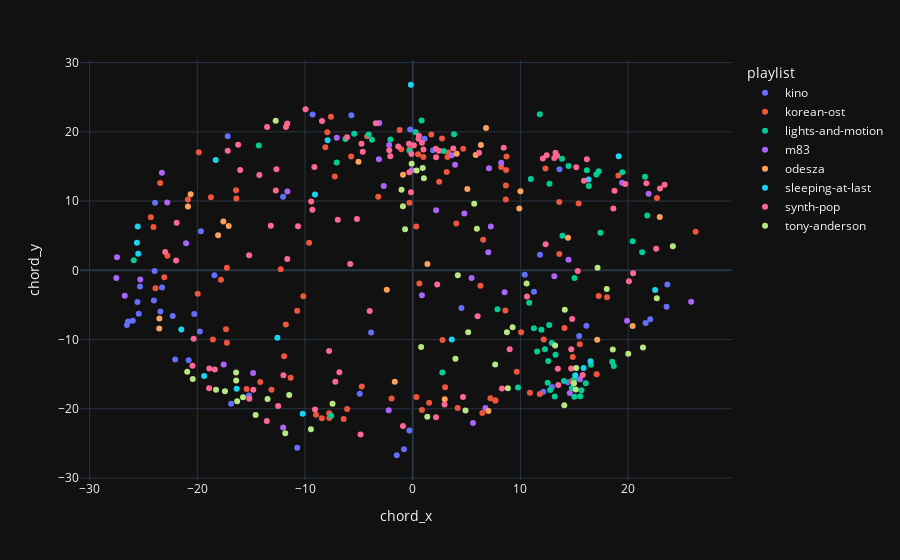

Notebook code for this chart:
### Markdown cell above
## Chord Trajectory

Here, clustering is much stronger. There are much lesser chords to choose from in this implementation of the chord trajectory.

### Code cell
px.scatter(dataset, x='chord_x', y='chord_y', color='playlist', hover_data=config.metadata_columns)

### Figure 1 — Plotly figure (JSON) as saved in the notebook; plotly's stock layout.template omitted (floating-point values rounded to 4 significant figures; data arrays with more than 128 entries replaced by an {"elided": "..."} marker saying what was removed)
{"data": [{"customdata": {"elided": "47x3 str values"}, "hovertemplate": "playlist=%{customdata[2]}<br>chord_x=%{x}<br>chord_y=%{y}<br>song_name=%{customdata[0]}<br>artist=%{customdata[1]}<extra></extra>", "legendgroup": "kino", "marker": {"color": "#636efa", "symbol": "circle"}, "mode": "markers", "name": "kino", "orientation": "v", "showlegend": true, "x": [-4.921, 4.521, -23.96, 23.64, -9.3, -22.06, -23.92, -24.03, -0.237, -3.867, -25.56, -25.43, -20.28, 10.4, 15.45, -25.99, -23.27, -1.484, 1.879, 22.05, 21.63, -19.67, -16.86, 11.26, -26.43, 11.82, -25.32, -18.41, 12.93, 16.12, 13.62, 23.57, -10.73, -5.694, -17.18, -15.21, -26.54, -0.8104, 1.1, -23.43, 14.41, -20.8, -19.77, -0.3124, 12.13, -22.28, -12.04], "xaxis": "x", "y": [-17.84, -5.46, -0.09013, -2.059, 22.48, -12.89, 9.761, -4.343, 20.32, -8.994, -4.56, -6.268, -6.318, -0.6436, -9.503, -7.294, -2.467, -26.71, 17.33, -7.083, -7.611, 5.655, -19.26, -3.097, -7.378, 2.242, -2.322, -0.7245, -16.86, -8.007, 14.6, -5.247, -25.61, 22.4, 19.34, -18.08, -7.886, -25.83, 18.98, -5.936, -16.15, -13.01, -8.825, -23.13, -17.54, -6.598, 10.63], "yaxis": "y", "type": "scatter"}, {"customdata": {"elided": "95x3 str values"}, "hovertemplate": "playlist=%{customdata[2]}<br>chord_x=%{x}<br>chord_y=%{y}<br>song_name=%{customdata[0]}<br>artist=%{customdata[1]}<extra></extra>", "legendgroup": "korean-ost", "marker": {"color": "#EF553B", "symbol": "circle"}, "mode": "markers", "name": "korean-ost", "orientation": "v", "showlegend": true, "x": [-1.966, -24.07, 0.5023, 7.67, 7.67, 9.657, -4.231, -15.43, 8.213, -9.621, 3.227, -7.753, -11.94, -23.88, -6.412, 0.8534, -16.38, -17.26, 1.524, -10.16, 2.455, 6.462, 8.665, 7.214, -20.88, -4.734, -7.238, -22.77, 0.9878, 11.8, -10.73, 17.27, 10.06, 4.169, -18.55, -19.86, 0.3201, 8.703, 8.647, 6.538, 4.686, 4.039, 14.78, 18.04, -11.78, -11.34, 14.09, 13.6, 0.618, 3.003, -16.41, 2.765, 8.603, -8.112, -12.26, 0.3415, -17.34, -7.591, -18.74, -1.217, 1.717, -5.718, -23.45, 14.86, 15.51, 13.61, -17.25, 10.88, 12.16, 3.318, 19.09, -24.32, -8.442, -7.928, 6.286, -0.3084, 12.32, -13.11, -14.16, 22.68, -0.2819, -19.96, -3.205, 26.27, 17.08, 3.152, -17.81, -1.057, 2.715, -6.092, -8.978, -23.06, -7.75, 8.636, 15.4], "xaxis": "x", "y": [-18.51, 6.255, 16.78, -18.82, -18.82, -14.65, 19.35, -17.14, 14.91, 3.992, 16.35, -20.64, -12.41, -2.581, -21.46, -20.16, 10.36, -10.47, -19.11, -3.752, 12.81, -20.61, 14.49, -18.48, 10.23, -16.79, 13.53, 2.118, 16.35, -17.85, -5.846, -3.713, -8.943, -19.87, -10.0, 17.04, 6.314, 16.44, 12.23, 4.419, 17.57, 6.759, -15.99, -3.906, -7.826, -15.52, -8.336, 9.879, -1.892, -16.89, 11.55, -10.07, -5.796, 17.79, 0.1675, -18.3, -8.508, 22.18, 10.56, 20.27, 19.6, 16.43, 12.62, -12.52, -10.68, 2.354, 0.3616, -17.7, -9.997, 17.02, 13.68, 7.647, -21.38, 19.95, -2.216, 9.763, 14.7, -17.26, -16.12, 10.46, 17.45, -3.382, 10.63, 5.554, -15.0, 14.18, -1.351, 17.5, 19.02, -20.03, -20.86, -1.009, -21.33, 10.23, 9.646], "yaxis": "y", "type": "scatter"}, {"customdata": {"elided": "56x3 str values"}, "hovertemplate": "playlist=%{customdata[2]}<br>chord_x=%{x}<br>chord_y=%{y}<br>song_name=%{customdata[0]}<br>artist=%{customdata[1]}<extra></extra>", "legendgroup": "lights-and-motion", "marker": {"color": "#00cc96", "symbol": "circle"}, "mode": "markers", "name": "lights-and-motion", "orientation": "v", "showlegend": true, "x": [16.55, 16.07, 14.46, 12.75, 15.02, 7.867, -6.248, 16.35, 0.2585, 18.66, 9.776, 12.67, -0.2887, 12.52, 11.25, 13.86, 14.04, 20.41, 19.46, 17.05, 12.69, 14.77, 11.55, 12.58, -5.435, -25.9, -7.06, 10.96, 15.66, 15.01, 10.81, -3.786, -14.29, 11.95, 13.9, 0.8186, 2.879, 14.99, 16.16, -2.074, 13.26, 21.3, 17.42, 21.77, 13.18, 12.91, 12.27, 18.52, -4.083, 3.83, 21.56, 15.56, 2.749, -7.576, 17.27, 11.79], "xaxis": "x", "y": [-13.64, -16.3, 15.07, -17.27, -1.127, -5.61, 18.96, 12.19, 19.96, -13.81, -16.94, -7.905, 17.28, -16.25, -8.356, 16.1, -15.97, 4.187, 14.16, 13.82, 12.51, -16.98, -11.73, -13.09, 19.73, 1.445, 15.57, 13.19, -17.32, -18.25, -4.688, 18.86, 18.03, -8.59, 4.991, 21.63, 17.22, -15.78, 14.46, 18.89, -12.21, 2.625, 5.416, 7.928, -18.24, -10.48, -11.42, -13.22, 19.6, 19.66, 13.51, -18.19, -14.78, -21.0, 14.3, 22.55], "yaxis": "y", "type": "scatter"}, {"customdata": [["Another Wave from You", "M83", "m83"], ["Claudia Lewis", "M83", "m83"], ["Echoes of Mine", "M83", "m83"], ["Fountains", "M83", "m83"], ["Intro", "M83", "m83"], ["Klaus I Love You", "M83", "m83"], ["Midnight City", "M83", "m83"], ["My Tears Are Becoming a Sea", "M83", "m83"], ["New Map", "M83", "m83"], ["Ok Pal", "M83", "m83"], ["Outro", "M83", "m83"], ["Raconte-moi une histoire", "M83", "m83"], ["Reunion", "M83", "m83"], ["Soon, My Friend", "M83", "m83"], ["Splendor", "M83", "m83"], ["Steve Mcqueen", "M83", "m83"], ["This Bright Flash", "M83", "m83"], ["Train to Pluton", "M83", "m83"], ["Wait", "M83", "m83"], ["When Will You Come Home", "M83", "m83"], ["Where the Boats Go", "M83", "m83"], ["Year One, One Ufo", "M83", "m83"], ["Ashes of Our Fathers", "M83", "m83"], ["Canyon Battle", "M83", "m83"], ["Earth 2077", "M83", "m83"], ["Fearful Odds", "M83", "m83"], ["I'm Sending You Away", "M83", "m83"], ["Jack's Dream", "M83", "m83"], ["Losing Control", "M83", "m83"], ["Odyssey Rescue", "M83", "m83"], ["Radiation Zone", "M83", "m83"], ["Raven Rock", "M83", "m83"], ["StarWaves", "M83", "m83"], ["Tech 49", "M83", "m83"], ["Temples of Our Gods", "M83", "m83"], ["Undimmed by Time, Unbound by Death", "M83", "m83"], ["Waking Up", "M83", "m83"], ["You Can't Save Her", "M83", "m83"], ["Oblivion", "M83", "m83"]], "hovertemplate": "playlist=%{customdata[2]}<br>chord_x=%{x}<br>chord_y=%{y}<br>song_name=%{customdata[0]}<br>artist=%{customdata[1]}<extra></extra>", "legendgroup": "m83", "marker": {"color": "#ab63fa", "symbol": "circle"}, "mode": "markers", "name": "m83", "orientation": "v", "showlegend": true, "x": [-25.29, 8.531, 19.9, -23.29, -11.64, -2.187, 3.932, -7.055, 3.618, -3.143, 19.44, -12.03, 13.14, 14.58, 8.215, 7.08, 25.85, 15.52, 21.9, -27.46, -22.79, -3.107, -2.693, 5.464, 2.171, -14.82, 14.47, -27.52, -0.0761, 0.8537, 7.015, -17.55, -2.232, 4.793, 5.594, -26.74, 6.751, -21.04, 7.249], "xaxis": "x", "y": [-1.327, -3.174, -7.278, 14.1, 11.37, 18.11, 15.24, 19.15, 16.6, 16.04, 12.65, -22.71, -0.872, -17.72, 15.53, 14.74, -4.54, -15.72, 11.05, 1.888, 9.783, 21.26, 12.19, -1.114, 8.685, -14.84, 1.514, -1.118, 14.46, -3.6, 2.608, -13.61, -20.21, 8.203, -22.06, -3.673, -19.88, 3.926, 6.313], "yaxis": "y", "type": "scatter"}, {"customdata": [["A Moment Apart", "ODESZA", "odesza"], ["Across The Room (feat. Leon Bridges)", "ODESZA", "odesza"], ["Boy", "ODESZA", "odesza"], ["Corners Of The Earth (feat. RY X)", "ODESZA", "odesza"], ["Divide (feat. Kelsey Bulkin)", "ODESZA", "odesza"], ["Everything At Your Feet (feat. The Chamanas)", "ODESZA", "odesza"], ["Falls (feat. Sasha Alex Sloan)", "ODESZA", "odesza"], ["Falls (Reprise) (feat. Sasha Alex Sloan)", "ODESZA", "odesza"], ["Falls (Reprise) - Instrumental", "ODESZA", "odesza"], ["Higher Ground (feat. Naomi Wild)", "ODESZA", "odesza"], ["Higher Ground (Reprise) (feat. Naomi Wild)", "ODESZA", "odesza"], ["Higher Ground (Reprise) - Instrumental", "ODESZA", "odesza"], ["Intro", "ODESZA", "odesza"], ["It’s Only (feat. Zyra) - ODESZA VIP Remix", "ODESZA", "odesza"], ["Just A Memory (feat. Regina Spektor)", "ODESZA", "odesza"], ["La Ciudad", "ODESZA", "odesza"], ["Late Night", "ODESZA", "odesza"], ["Line Of Sight (feat. WYNNE & Mansionair)", "ODESZA", "odesza"], ["Line Of Sight (Reprise) (feat. WYNNE & Mansionair)", "ODESZA", "odesza"], ["Line Of Sight (Reprise) - Instrumental", "ODESZA", "odesza"], ["Loyal", "ODESZA", "odesza"], ["Memories That You Call (feat. Monsoonsiren) - ODESZA & Golden Features VIP Remix", "ODESZA", "odesza"], ["Meridian", "ODESZA", "odesza"], ["Show Me", "ODESZA", "odesza"], ["Thin Floors And Tall Ceilings", "ODESZA", "odesza"]], "hovertemplate": "playlist=%{customdata[2]}<br>chord_x=%{x}<br>chord_y=%{y}<br>song_name=%{customdata[0]}<br>artist=%{customdata[1]}<extra></extra>", "legendgroup": "odesza", "marker": {"color": "#FFA15A", "symbol": "circle"}, "mode": "markers", "name": "odesza", "orientation": "v", "showlegend": true, "x": [2.97, -18.07, 14.41, 6.808, 17.13, 22.94, -2.411, -20.62, -20.87, -5.038, -17.58, -17.09, 4.077, 5.07, 20.42, 9.999, 9.892, 7.027, -23.54, -23.52, 6.329, 1.362, -0.9015, 5.85, -1.668], "xaxis": "x", "y": [-18.6, 5.074, 4.689, 20.53, -10.04, 7.692, -2.813, 10.97, 9.221, 15.66, 7.036, 6.391, 16.84, 11.75, -8.049, 11.41, 8.939, -20.33, -8.403, -6.972, 18.09, 0.9039, 13.8, 16.66, -16.1], "yaxis": "y", "type": "scatter"}, {"customdata": [["April 10, 2019- Powehi - Image of a Black Hole", "Sleeping At Last", "sleeping-at-last"], ["August 12, 2018- Perseid Meteor Shower", "Sleeping At Last", "sleeping-at-last"], ["August 21, 2017- Total Solar Eclipse", "Sleeping At Last", "sleeping-at-last"], ["December 13, 2017- Geminid Meteor Shower", "Sleeping At Last", "sleeping-at-last"], ["December 17, 2018- Farout", "Sleeping At Last", "sleeping-at-last"], ["December 21, 2020- The Great Conjunction", "Sleeping At Last", "sleeping-at-last"], ["December 25, 2021- Webb Space Telescope - Launch", "Sleeping At Last", "sleeping-at-last"], ["February 1, 2023- C2022 E3 - Comet Ztf", "Sleeping At Last", "sleeping-at-last"], ["February 13, 2019- Opportunity - Mission Complete", "Sleeping At Last", "sleeping-at-last"], ["February 18, 2021- Perseverance - Mars Landing", "Sleeping At Last", "sleeping-at-last"], ["January 30, 2020- Spitzer - Final Voyage", "Sleeping At Last", "sleeping-at-last"], ["January 31, 2018- Super Blue Blood Moon", "Sleeping At Last", "sleeping-at-last"], ["July 22, 2020- C  2020 F3 - Comet Neowise", "Sleeping At Last", "sleeping-at-last"], ["July 27, 2018- Total Lunar Eclipse", "Sleeping At Last", "sleeping-at-last"], ["July 4, 2020- Aphelion", "Sleeping At Last", "sleeping-at-last"], ["June 24, 2022- Parade of Planets", "Sleeping At Last", "sleeping-at-last"], ["June 30, 2018- Pds 70b (Birth of a Planet)", "Sleeping At Last", "sleeping-at-last"], ["October 30, 2018- Kepler - Goodnight", "Sleeping At Last", "sleeping-at-last"], ["September 15, 2017- Cassini - The Grand Finale", "Sleeping At Last", "sleeping-at-last"]], "hovertemplate": "playlist=%{customdata[2]}<br>chord_x=%{x}<br>chord_y=%{y}<br>song_name=%{customdata[0]}<br>artist=%{customdata[1]}<extra></extra>", "legendgroup": "sleeping-at-last", "marker": {"color": "#19d3f3", "symbol": "circle"}, "mode": "markers", "name": "sleeping-at-last", "orientation": "v", "showlegend": true, "x": [22.5, -0.1709, -25.53, -25.49, 15.09, -16.35, 16.32, -19.37, 19.12, -25.61, 16.51, 15.86, -7.903, -21.48, 3.623, -18.29, -9.077, -12.57, -10.22], "xaxis": "x", "y": [-2.85, 26.8, 6.329, 2.389, -15.16, -17.1, 13.11, -15.25, 16.49, 3.995, -13.12, -14.13, 18.78, -8.556, -9.992, 15.94, 10.94, -9.757, -20.73], "yaxis": "y", "type": "scatter"}, {"customdata": {"elided": "96x3 str values"}, "hovertemplate": "playlist=%{customdata[2]}<br>chord_x=%{x}<br>chord_y=%{y}<br>song_name=%{customdata[0]}<br>artist=%{customdata[1]}<extra></extra>", "legendgroup": "synth-pop", "marker": {"color": "#FF6692", "symbol": "circle"}, "mode": "markers", "name": "synth-pop", "orientation": "v", "showlegend": true, "x": [-12.66, -18.38, 12.34, -0.3486, 2.273, -7.184, -2.181, 6.026, 22.6, 15.32, 12.08, -21.91, 18.63, -9.95, -18.9, 4.67, -20.35, 0.5723, 0.8545, -7.767, -18.89, -0.165, 23.38, -5.805, -11.65, 14.72, -14.8, -14.24, 8.445, 8.279, -8.426, 0.5305, 13.14, 16.17, 2.157, 6.158, -13.52, -13.55, -9.077, 2.441, 14.8, 20.46, -4.844, -12.49, -6.101, 0.1059, -21.97, -16.03, -11.77, -4.641, -12.0, 15.78, -16.21, 13.51, -0.9057, 2.171, -11.65, -5.178, -9.132, 22.95, 2.954, 21.69, -15.17, -4.758, -15.19, -17.18, 18.74, -1.348, 13.47, -9.315, -2.083, 10.61, -20.45, -10.65, -6.962, -9.435, -3.429, 13.26, -0.314, -0.1193, -22.98, 14.71, 13.4, 20.08, 15.9, 15.18, 2.146, -13.18, -6.813, 0.9929, 12.44, 9.0, -3.997, 19.73, -12.71, 3.767], "xaxis": "x", "y": [14.6, -14.34, 3.751, 18.27, -2.036, -16.09, 17.33, -6.624, 3.122, -0.116, 16.16, 6.872, 8.921, 23.26, -17.04, -18.31, -9.896, 19.45, 18.41, -11.64, -14.18, 11.27, 12.36, 0.9234, 1.641, -11.41, -17.25, 13.76, 17.71, -17.09, 21.55, 18.99, 16.2, 16.04, -21.23, 16.96, 20.68, -21.77, -20.1, 17.25, -7.03, -0.4163, -23.71, -19.59, 19.22, 18.06, 1.401, 14.47, 20.69, 17.12, -15.15, -15.11, 18.13, -16.57, -22.47, 16.32, 21.21, 7.396, 14.92, 11.82, -19.37, 12.58, -18.54, 18.28, 2.168, 17.28, 11.48, 17.89, -14.2, 8.74, 16.47, -3.791, -13.8, 6.375, 7.288, 9.932, 21.25, 16.98, 14.15, 16.81, 2.654, -14.16, 16.54, -1.563, 12.95, 14.89, 17.54, 6.443, -14.74, 17.46, 16.63, -11.41, -5.885, 12.48, 11.51, 17.6], "yaxis": "y", "type": "scatter"}, {"customdata": {"elided": "48x3 str values"}, "hovertemplate": "playlist=%{customdata[2]}<br>chord_x=%{x}<br>chord_y=%{y}<br>song_name=%{customdata[0]}<br>artist=%{customdata[1]}<extra></extra>", "legendgroup": "tony-anderson", "marker": {"color": "#B6E880", "symbol": "circle"}, "mode": "markers", "name": "tony-anderson", "orientation": "v", "showlegend": true, "x": [14.07, 10.58, -20.94, 0.7785, 18.02, 17.16, 8.831, -16.3, -9.451, 24.15, -15.76, 14.97, 0.9257, -11.84, 13.22, 15.18, -17.43, 4.902, -14.59, 22.66, 5.146, -0.1016, -20.42, 0.3618, 5.706, 9.27, 8.741, -1.041, 15.14, -12.72, 21.38, 20.01, -7.445, -16.39, -13.48, -18.27, -11.47, 14.12, 18.58, 5.955, 7.654, -0.9117, 3.965, 4.188, 1.351, -0.7112, 1.036, -16.4], "xaxis": "x", "y": [-19.49, -1.907, -14.65, -11.07, -2.706, 0.3759, -17.04, -18.92, -22.97, 3.475, -18.35, -16.3, 14.76, -23.52, -10.87, -14.1, -17.47, -20.26, -20.89, -4.053, -8.959, 15.39, -15.68, 14.41, 9.597, -8.213, -8.934, 11.64, -17.23, 21.62, -11.17, -12.05, -19.26, -15.92, -18.57, -17.25, -17.99, -5.705, -11.44, 6.009, -13.6, 9.235, -12.79, -0.7041, -21.14, 5.915, 13.29, -14.77], "yaxis": "y", "type": "scatter"}], "layout": {"xaxis": {"anchor": "y", "domain": [0.0, 1.0], "title": {"text": "chord_x"}}, "yaxis": {"anchor": "x", "domain": [0.0, 1.0], "title": {"text": "chord_y"}}, "legend": {"title": {"text": "playlist"}, "tracegroupgap": 0}, "margin": {"t": 60}}}
